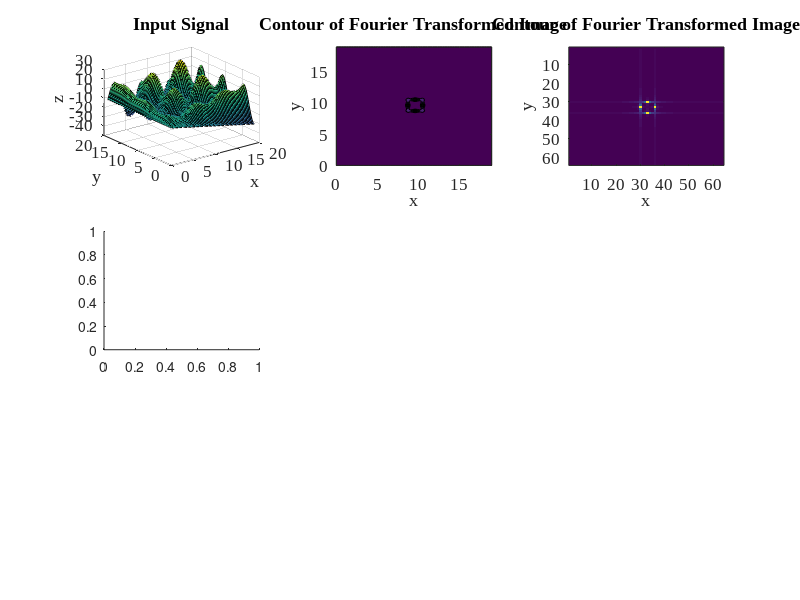

The MATLAB source for this figure: (Note: this script raises an error after producing the figure.)
clc; 
close all;

%% DFT of one slice of the image
L = 6*pi;
n = 64; 
x = linspace(0,L,n);
y = linspace(0,L,n);

[X,Y] = meshgrid(x,y);

% Z = sin(X);
Z = Y.*sin(X) - X.*cos(Y);
Zfft = fft2(Z);
linex = Z(n/2,:);
liney = Z(:,n/2); 
fftx = fft(linex);
ffty = fft(liney); 

k = 0:length(fftx)-1;
k = 1./k; % normalized wavelength

%% plotting
figure('color','white')
subplot(3,3,1)
surf(X,Y,Z)
xlabel('x')
ylabel('y')
zlabel('z')
title('Input Signal')
set(gca,'fontsize',12,'fontName','Times New Roman')

subplot(3,3,2)
contourf(X,Y,abs(fftshift(Zfft)))
xlabel('x')
ylabel('y')
title('Contour of Fourier Transformed Image')
set(gca,'fontsize',12,'fontName','Times New Roman')

subplot(3,3,3)
imagesc(abs(fftshift(Zfft)))
xlabel('x')
ylabel('y')
title('Contour of Fourier Transformed Image')
set(gca,'fontsize',12,'fontName','Times New Roman')

subplot(3,3,4)
plot(x,linex,'linewidth',1.3,'color',rgb('MediumBlue'))
xlabel('x')
ylabel('Center line value of signal')
set(gca,'fontsize',12,'fontName','Times New Roman')


subplot(3,3,5)
scatter(k(1:n/2),abs(fftx(1:n/2)),36,'MarkerEdgeColor',rgb('MediumBlue'),...
              'MarkerFaceColor',rgb('MediumBlue'))
xlabel('Normalized Wavelength')
ylabel('Amplitude of Fourier Transform')
set(gca,'fontsize',12,'fontName','Times New Roman')

subplot(3,3,6)
periodogram(linex);
set(gca,'fontsize',12,'fontName','Times New Roman')


subplot(3,3,7)
plot(y,liney,'linewidth',1.3,'color',rgb('MediumBlue'))
xlabel('y')
ylabel('Center line value of signal')
set(gca,'fontsize',12,'fontName','Times New Roman')

subplot(3,3,8)
scatter(k(1:n/2),abs(ffty(1:n/2)),36,'MarkerEdgeColor',rgb('MediumBlue'),...
              'MarkerFaceColor',rgb('MediumBlue'))
xlabel('Normalized Wavelength')
ylabel('Amplitude of Fourier Transform')
set(gca,'fontsize',12,'fontName','Times New Roman')

subplot(3,3,9)
periodogram(liney);
set(gca,'fontsize',12,'fontName','Times New Roman')